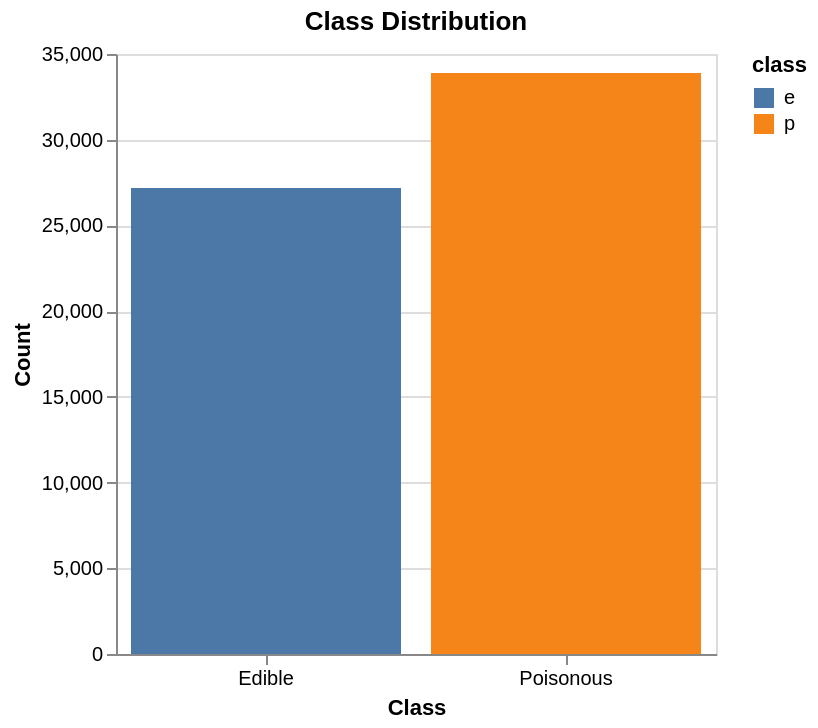

The notebook cell this image was saved under:
### Code cell
print("=== Class Distribution")
class_counts : pd.DataFrame = y.value_counts().reset_index()
class_counts.columns = ["class", "count_num"]
class_dist = alt.Chart(class_counts).mark_bar().encode(
    x = alt.X("class:N", axis = alt.Axis(
        labelExpr="datum.value === 'p' ? 'Poisonous' : 'Edible'",
        labelAngle = 0
    ), title = "Class"),
    y = alt.Y("count_num:Q", title = "Count"),
    color = alt.Color("class:N")
).properties(title = "Class Distribution", width = 300)
class_dist.display()

### Figure 1 — Vega-Lite specification as saved in the notebook (floating-point values rounded to 4 significant figures)
{"config": {"view": {"continuousWidth": 300, "continuousHeight": 300}}, "data": {"name": "data-43138fa0c4ff67b12574955b75741db7"}, "mark": {"type": "bar"}, "encoding": {"color": {"field": "class", "type": "nominal"}, "x": {"axis": {"labelAngle": 0, "labelExpr": "datum.value === 'p' ? 'Poisonous' : 'Edible'"}, "field": "class", "title": "Class", "type": "nominal"}, "y": {"field": "count_num", "title": "Count", "type": "quantitative"}}, "title": "Class Distribution", "width": 300, "$schema": "https://vega.github.io/schema/vega-lite/v5.20.1.json", "datasets": {"data-43138fa0c4ff67b12574955b75741db7": [{"class": "p", "count_num": 33888}, {"class": "e", "count_num": 27181}]}}
